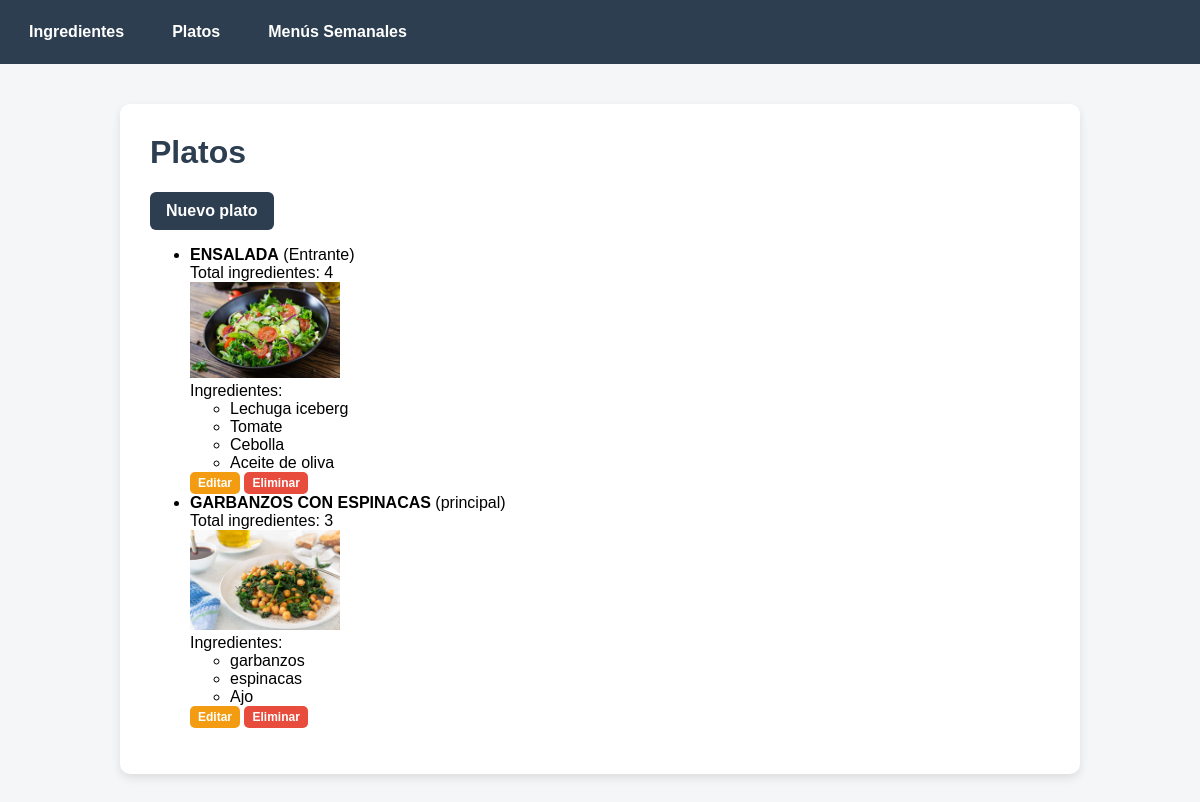
Page /platos/ on the committed database.
### recetas/models.py (models this page shows, shortened)
class Receta(models.Model):
    nome = models.CharField(max_length=100)
    tipo = models.CharField(max_length=50)
    data = models.DateField()
    tempada = models.CharField(max_length=50)
    preparacion = models.TextField()
    foto = models.ImageField(upload_to='recetas/', null=True, blank=True)
    class Meta:
        abstract = True

class Plato(Receta):
    ingredientes = models.ManyToManyField(Ingrediente)

class Ingrediente(models.Model):
    nome = models.CharField(max_length=100)
    cantidade = models.CharField(max_length=50)

### recetas/views.py (the view)
# urls.py: path('platos/', views.lista_platos, name='lista_platos'),
def lista_platos(request):
    platos = Plato.objects.all()
    return render(request, 'platos/lista.html', {'platos': platos})

### recetas/templatetags/extras.py (called while the page is built)
@register.filter
def mayusculas(value):
    return value.upper()

@register.filter
def contar_ingredientes(plato):
    return plato.ingredientes.count()

### recetas/templates/platos/lista.html
{% extends "base.html" %}
{% load extras %}
{% block content %}
<h1>Platos</h1>
<a href="{% url 'crear_plato' %}" class="btn">Nuevo plato</a>
<ul>
    {% for p in platos %}
        <li>
            <strong>{{ p.nome|mayusculas }}</strong> ({{ p.tipo }})
            <br>
            Total ingredientes: {{ p|contar_ingredientes }}
            <br>
            {% if p.foto %}
                <img src="{{ p.foto.url }}" width="150">
            {% else %}
                <p>Sin imagen</p>
            {% endif %}
            <br>
            Ingredientes:
            <ul>
                {% for i in p.ingredientes.all %}
                    <li>{{ i.nome }}</li>
                {% empty %}
                    <li>Sin ingredientes</li>
                {% endfor %}
            </ul>
            <a href="{% url 'editar_plato' p.id %}" class="btn-edit">Editar</a>
            <a href="{% url 'eliminar_plato' p.id %}" class="btn-delete">Eliminar</a>
        </li>
    {% empty %}
        <li>No hay platos</li>
    {% endfor %}
</ul>
{% endblock %}

### recetas/templates/base.html (shortened to what this page needs)
<!doctype html>
<html>
  <head>
  </head>
  <body>
    <nav>
      <a href="/ingredientes/">Ingredientes</a>
      <a href="/platos/">Platos</a>
      <a href="/menus/">Menús Semanales</a>
    </nav>
    <div class="container">
      {% block content %}{% endblock %}
    </div>
  </body>
</html>

### recetas/templates/base.html (style rules this page uses)
body { font-family: Arial, sans-serif; margin: 0; background-color: #f4f6f8; }
nav { background-color: #2c3e50; padding: 15px; display: flex; gap: 20px; }
nav a { color: white; text-decoration: none; font-weight: bold; padding: 8px 14px; border-radius: 6px; transition: background 0.3s; }
.container { max-width: 900px; margin: 40px auto; background: white; padding: 30px; border-radius: 10px; box-shadow: 0 4px 10px rgba(0, 0, 0, 0.1); }
h1 { margin-top: 0; color: #2c3e50; }
.btn { display: inline-block; background-color: #2c3e50; color: white; padding: 10px 16px; border-radius: 6px; text-decoration: none; font-weight: bold; transition: background 0.3s; }
.btn-edit { display: inline-block; background-color: #f39c12; color: white; padding: 4px 8px; border-radius: 5px; text-decoration: none; font-weight: bold; font-size: 12px; transition: background 0.3s; }
.btn-delete { display: inline-block; background-color: #e74c3c; color: white; padding: 4px 8px; border-radius: 5px; text-decoration: none; font-weight: bold; font-size: 12px; transition: background 0.3s; }

### rows in the picture
Plato: nome|mayusculas "ENSALADA", tipo "Entrante", id "4", foto (picture)
Ingrediente: nome "Lechuga iceberg"
Ingrediente: nome "Tomate"
Ingrediente: nome "Cebolla"
Ingrediente: nome "Aceite de oliva"
Plato: nome|mayusculas "GARBANZOS CON ESPINACAS", tipo "principal", id "3", foto (picture)
Ingrediente: nome "garbanzos"
Ingrediente: nome "espinacas"
Ingrediente: nome "Ajo"
